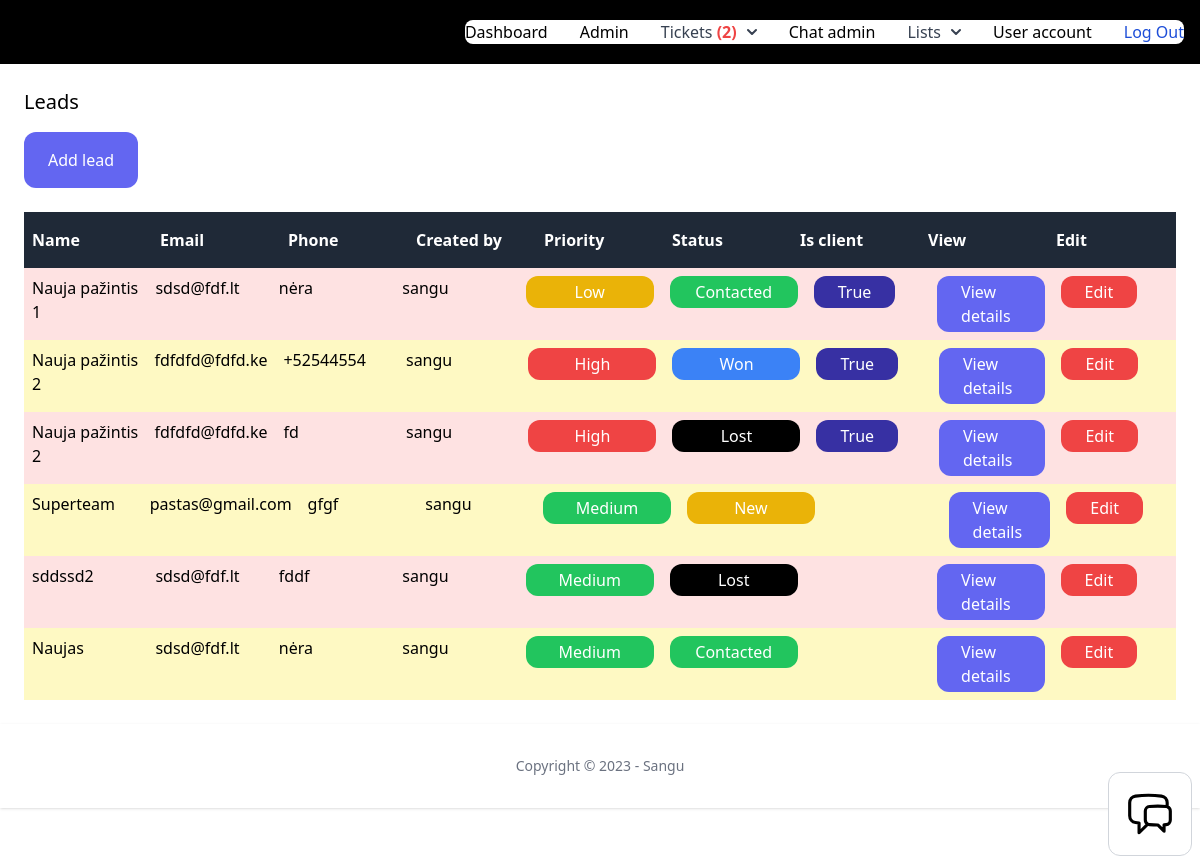
The app's page /dashboard/leads/ (signed in) with its own data.
### leads/models.py (models this page shows, shortened)
class Lead(models.Model):
    LOW = 'low'
    MEDIUM = 'medium'
    HIGH = 'high'
    CHOICES_PRIORITY = (
        (LOW, 'Low'),
        (MEDIUM, 'Medium'),
        (HIGH, 'High'),
    )
    NEW = 'new'
    CONTACTED = 'contacted'
    WON = 'won'
    LOST = 'lost'
    CHOICES_STATUS = (
        (NEW, 'New'),
        (CONTACTED, 'Contacted'),
        (WON, 'Won'),
        (LOST, 'Lost'),
    )
    team = models.ForeignKey(Team, related_name='leads', on_delete=models.CASCADE, null=True, blank=True)
    name = models.CharField(max_length=255)
    email = models.EmailField(null=True, blank=True)
    phone = models.CharField(max_length=100, null=True, blank=True)
    description = models.TextField(blank=True, null=True)
    priority = models.CharField(max_length=10, choices=CHOICES_PRIORITY, default=MEDIUM)
    status = models.CharField(max_length=10, choices=CHOICES_STATUS, default=NEW)
    is_client = models.BooleanField(default=False)
    created_by = models.ForeignKey(User, related_name='leads', on_delete=models.CASCADE)
    created_at = models.DateTimeField(auto_now_add=True)
    modified_at = models.DateTimeField(auto_now=True)

### user/models.py (models this page shows)
class User(AbstractUser):
    phone = models.TextField(blank=True, null=True)
    is_customer = models.BooleanField(default=True)
    is_manager = models.BooleanField(default=False)

### leads/views.py (the view)
# urls.py: path('', views.LeadListView.as_view(), name='list'),
class LeadListView(ManagementRequiredMixin, ListView):
    model = Lead
    def get_queryset(self):
        queryset = super(LeadListView, self).get_queryset()
        team = self.request.user.userprofile.active_team
        return queryset.filter(team=team) #is_client=False)

### chat/context_processors.py (called while the page is built)
def chat_waiting(request):
    waiting_chat = Room.objects.filter(status='waiting')
    return {'waiting_chat': waiting_chat}

### leads/views.py (called while the page is built)
    def test_func(self):
        return self.request.user.is_manager

### team/context_processors.py (called while the page is built)
def active_team(request):
    if request.user.is_authenticated:
        if request.user.userprofile.active_team:
            active_team = request.user.userprofile.active_team
        else:
            active_team = Team.objects.filter(created_by=request.user)[0]
    else:
        active_team = None
    return {'active_team': active_team}

### ticket/context_processors.py (called while the page is built)
def pending_tickets(request):
    pending_tickets = 0
    if request.user.is_authenticated:
        if request.user.is_manager:
            pending_tickets = Ticket.objects.filter(status='pending')
        else:
            pending_tickets = pending_tickets
    else:
        pending_tickets = pending_tickets
    return {'pending_tickets': pending_tickets}

def workspace_tickets(request):
    if request.user.is_authenticated:
        workspace_tickets = Ticket.objects.filter(assign_to=request.user, is_resolved=False)
    else:
        workspace_tickets = 0
    return {'workspace_tickets': workspace_tickets}

### leads/templates/leads/lead_list.html (shortened to what this page needs)
{% extends 'app/base.html'  %}
{% block content %}
<div class="py-6 px-6">
    <h1 class="mb-4 text-xl">Leads</h1>
    <a href="{% url 'leads:add' %}" class="inline-block py-4 px-6 bg-indigo-500 rounded-xl text-white">Add lead</a>
    {% if object_list %}
    <div class="mt-6 flex justify-between">
        <p class="py-4 px-2 bg-gray-800 font-semibold w-full text-white">Name</p>
        <p class="py-4 px-2 bg-gray-800 font-semibold w-full text-white">Email</p>
        <p class="py-4 px-2 bg-gray-800 font-semibold w-full text-white">Phone</p>
        <p class="py-4 px-2 bg-gray-800 font-semibold w-full text-white">Created by</p>
        <p class="py-4 px-2 bg-gray-800 font-semibold w-full text-white">Priority</p>
        <p class="py-4 px-2 bg-gray-800 font-semibold w-full text-white">Status</p>
        <p class="py-4 px-2 bg-gray-800 font-semibold w-full text-white">Is client</p>
        <p class="py-4 px-2 bg-gray-800 font-semibold w-full text-white">View</p>
        <p class="py-4 px-2 bg-gray-800 font-semibold w-full text-white">Edit</p>
    </div>
    {% for lead in object_list %}
    <div class="flex justify-between">
        <p class="py-2 px-2 w-full {% cycle 'bg-red-100' 'bg-yellow-100' %}">
            {{ lead.name }}
        </p>
        <p class="py-2 px-2 w-full {% cycle 'bg-red-100' 'bg-yellow-100' %}">
            {{ lead.email }}
        </p>
        <p class="py-2 px-2 w-full {% cycle 'bg-red-100' 'bg-yellow-100' %}">
            {{ lead.phone }}
        </p>
        <p class="py-2 px-2 w-full {% cycle 'bg-red-100' 'bg-yellow-100' %}">
            {{ lead.created_by }}
        </p>
        <p class="py-2 px-2 w-full {% cycle 'bg-red-100' 'bg-yellow-100' %}">
            {% if lead.priority == 'low' %}
            <span class="inline-block py-1 px-6 bg-yellow-500 rounded-xl text-white w-32 text-center">{{ lead.get_priority_display }}</span>
            {% elif lead.priority == 'medium' %}
            <span class="inline-block py-1 px-6 bg-green-500 rounded-xl text-white w-32 text-center">{{ lead.get_priority_display }}</span>
            {% elif lead.priority == 'high' %}
            <span class="inline-block py-1 px-6 bg-red-500 rounded-xl text-white w-32 text-center">{{ lead.get_priority_display }}</span>
            {% endif %}
        </p>
        <p class="py-2 px-2 w-full {% cycle 'bg-red-100' 'bg-yellow-100' %}">
            {% if lead.status == 'new' %}
            <span class="inline-block py-1 px-6 bg-yellow-500 rounded-xl text-white w-32 text-center">{{ lead.get_status_display }}</span>
            {% elif lead.status == 'contacted' %}
            <span class="inline-block py-1 px-6 bg-green-500 rounded-xl text-white w-32 text-center">{{ lead.get_status_display }}</span>
            {% elif lead.status == 'won' %}
            <span class="inline-block py-1 px-6 bg-blue-500 rounded-xl text-white w-32 text-center">{{ lead.get_status_display }}</span>
            {% elif lead.status == 'lost' %}
            <span class="inline-block py-1 px-6 bg-black rounded-xl text-white w-32 text-center">{{ lead.get_status_display }}</span>
            {% endif %}
        </p>
        <p class="py-2 px-2 w-full {% cycle 'bg-red-100' 'bg-yellow-100' %}">
            {% if lead.is_client %}
            <span class="inline-block py-1 px-6 bg-indigo-800 rounded-xl text-white">True</span>
            {% endif %}
        </p>
        <p class="py-2 px-2 w-full {% cycle 'bg-red-100' 'bg-yellow-100' %}">
            <a href="{% url 'leads:detail' lead.id %}" class="inline-block py-1 px-6 bg-indigo-500 rounded-xl text-white">View details</a>
        </p>
        <p class="py-2 px-2 w-full {% cycle 'bg-red-100' 'bg-yellow-100' %}">
            <a href="{% url 'leads:edit' lead.id %}" class="inline-block py-1 px-6 bg-red-500 rounded-xl text-white">Edit</a>
        </p>
    </div>
    {% endfor %}
    {% else %}
    <p class="mt-6 px-2">There are no leads in the database yet...</p>
    {% endif %}
</div>
{% endblock %}

### records on screen
Lead: name "Nauja pažintis 1", email "sdsd@fdf.lt", phone "nėra", created_by "sangu", priority "Low", status "Contacted", is_client "True"
Lead: name "Nauja pažintis 2", email "fdfdfd@fdfd.ke", phone "+52544554", created_by "sangu", priority "High", status "Won", is_client "True"
Lead: name "Nauja pažintis 2", email "fdfdfd@fdfd.ke", phone "fd", created_by "sangu", priority "High", status "Lost", is_client "True"
Lead: name "Superteam", email "pastas@gmail.com", phone "gfgf", created_by "sangu", priority "Medium", status "New"
Lead: name "sddssd2", email "sdsd@fdf.lt", phone "fddf", created_by "sangu", priority "Medium", status "Lost"
Lead: name "Naujas", email "sdsd@fdf.lt", phone "nėra", created_by "sangu", priority "Medium", status "Contacted"

### other values on screen
{{ pending_tickets.count }} "2"
